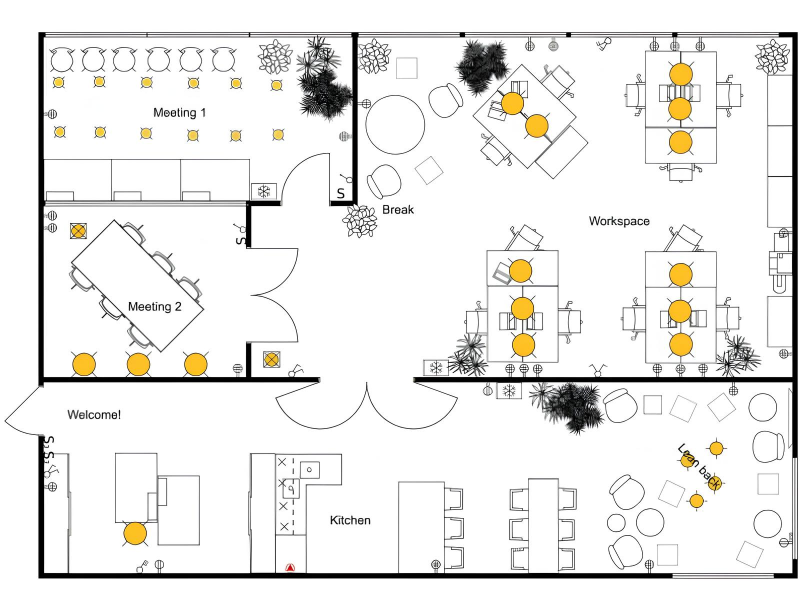
#> input picture datasets/clip/images/train/commercial-building-eletrical-plan.jpg, 1600 x 1200 px (shown at 1/2 size); its folder holds only this picture in this run
$ python augment_images.py
#> lines starting #> are read from the running program, lines starting #| are printed output that depends on the picture
import argparse
import hashlib
import sys
from pathlib import Path
import random

from PIL import Image, ImageOps, ImageFilter, ImageEnhance


def compute_sha256(file_path: Path, chunk_size: int = 1 << 20) -> str:
    """Return SHA-256 hex digest for the file at file_path."""
    sha256 = hashlib.sha256()
    with file_path.open("rb") as f:
        while True:
            data = f.read(chunk_size)
            if not data:
                break
            sha256.update(data)
    return sha256.hexdigest()


def discover_images(source_dirs: list[Path]) -> list[Path]:
    """Find image files under given directories, deduplicating by file hash."""
    supported_ext = {".jpg", ".jpeg", ".png", ".bmp", ".tif", ".tiff"}
    seen_hashes: set[str] = set()
    unique_paths: list[Path] = []
    for directory in source_dirs:
        for path in sorted(directory.rglob("*")):
            if not path.is_file():
                continue
            if path.suffix.lower() not in supported_ext:
                continue
            try:
                file_hash = compute_sha256(path)
            except Exception:
                continue
            if file_hash in seen_hashes:
                continue
            seen_hashes.add(file_hash)
            unique_paths.append(path)
    return unique_paths


def ensure_rgb(img: Image.Image) -> Image.Image:
    if img.mode in ("RGB", "RGBA"):
        if img.mode == "RGBA":
            return img.convert("RGB")
        return img
    return img.convert("RGB")


def augment_image(img: Image.Image) -> dict[str, Image.Image]:
    """Return a dict of operation name -> augmented PIL Image.

    Operations:
      - r90   : rotate 90° CCW
      - r180  : rotate 180°
      - r270  : rotate 270° CCW (90° CW)
      - flip_lr: left-right mirror
      - flip_ud: upside-down flip
      - blur  : Gaussian blur
      - sharpen: sharpen filter
      - bright: brightness increase
      - dark  : brightness decrease
      - contrast: contrast increase
      - sat   : saturation increase
      - desat : saturation decrease
    """
    img = ImageOps.exif_transpose(img)
    rgb = ensure_rgb(img)
    aug: dict[str, Image.Image] = {}

    # Geometric transforms
    aug["r90"] = rgb.rotate(90, expand=True)
    aug["r180"] = rgb.rotate(180, expand=True)
    aug["r270"] = rgb.rotate(270, expand=True)
    aug["flip_lr"] = ImageOps.mirror(rgb)
    aug["flip_ud"] = ImageOps.flip(rgb)

    # Blur transforms
    aug["blur"] = rgb.filter(ImageFilter.GaussianBlur(radius=1.5))
    aug["blur_heavy"] = rgb.filter(ImageFilter.GaussianBlur(radius=3.0))

    # Sharpening
    aug["sharpen"] = rgb.filter(ImageFilter.UnsharpMask(radius=1, percent=150, threshold=3))

    # Color/brightness transforms
    bright_enhancer = ImageEnhance.Brightness(rgb)
    aug["bright"] = bright_enhancer.enhance(1.3)
    aug["dark"] = bright_enhancer.enhance(0.7)

    contrast_enhancer = ImageEnhance.Contrast(rgb)
    aug["contrast"] = contrast_enhancer.enhance(1.3)

    color_enhancer = ImageEnhance.Color(rgb)
    aug["sat"] = color_enhancer.enhance(1.4)
    aug["desat"] = color_enhancer.enhance(0.6)

    # Combined transforms (rotation + blur, flip + brightness, etc.)
    aug["r90_blur"] = aug["r90"].filter(ImageFilter.GaussianBlur(radius=1.5))
    aug["flip_lr_bright"] = bright_enhancer.enhance(1.2)
    aug["r180_sharpen"] = aug["r180"].filter(ImageFilter.UnsharpMask(radius=1, percent=150, threshold=3))

    return aug


# [21 lines left out: function read_yolo_labels, not called in this run]


def _clamp01(v: float) -> float:
    return 0.0 if v < 0.0 else 1.0 if v > 1.0 else v


# [38 lines left out: function transform_box, not called in this run]


def save_augmented(
    source_image: Path,
    output_images: Path,
    output_labels: Path | None,
    label_sources: list[Path] | None,
) -> tuple[list[Path], list[Path]]:
    """Save augmented image variants and optional transformed label files.

    Returns (saved_image_paths, saved_label_paths).
    """
    saved_paths: list[Path] = []
    saved_label_paths: list[Path] = []
    try:
        with Image.open(source_image) as img:
            variants = augment_image(img)
    except Exception as e:
        print(f"Warning: failed to open {source_image}: {e}")
        return saved_paths, saved_label_paths

    stem = source_image.stem
    # find source label file if any
    src_label: Path | None = None
    if label_sources:
        for ls in label_sources:
            candidate = ls / f"{stem}.txt"
            if candidate.exists():
                src_label = candidate
                break
    src_boxes: list[tuple[int, float, float, float, float]] = []
    if src_label and src_label.exists():
        src_boxes = read_yolo_labels(src_label)

    for name, im in variants.items():
        out_name = f"{stem}__{name}.jpg"
        out_path = output_images / out_name
        if out_path.exists():
            continue
        try:
            im.save(out_path, format="JPEG", quality=95, subsampling=1, optimize=True)
            saved_paths.append(out_path)
        except Exception as e:
            print(f"Warning: failed to save {out_path}: {e}")
            continue

        # write transformed labels if available
        if output_labels is not None and src_boxes:
            out_label = output_labels / f"{stem}__{name}.txt"
            try:
                with out_label.open("w", encoding="utf-8") as f:
                    for box in src_boxes:
                        c, x2, y2, w2, h2 = transform_box(name, box)
                        f.write(f"{c} {x2:.6f} {y2:.6f} {w2:.6f} {h2:.6f}\n")
                saved_label_paths.append(out_label)
            except Exception as e:
                print(f"Warning: failed to write labels {out_label}: {e}")

    return saved_paths, saved_label_paths


def main() -> int:
    parser = argparse.ArgumentParser(
        description=(
            "Generate rotated/flipped variants of images and (optionally) matching YOLO labels."
        )
    )
    parser.add_argument(
        "--sources",
        nargs="*",
        default=["datasets/clip/images/train"],
        help="One or more source directories to scan for images.",
    )
    parser.add_argument(
        "--label-sources",
        nargs="*",
        default=["datasets/clip/labels/train", "datasets/clip/labels/val"],
        help=(
            "Optional label directories to read YOLO .txt files from (match by stem). "
            "If omitted or not found, labels are not written."
        ),
    )
    parser.add_argument(
        "--output-images",
        default="datasets/augmented/images",
        help="Directory to write augmented images into.",
    )
    parser.add_argument(
        "--output-labels",
        default="datasets/augmented/labels",
        help="Directory to write transformed YOLO labels into (if available).",
    )
    args = parser.parse_args()

    source_dirs = [Path(s).resolve() for s in args.sources]
    label_sources = [Path(s).resolve() for s in (args.label_sources or [])]
    output_images = Path(args.output_images).resolve()
    output_labels = Path(args.output_labels).resolve() if args.output_labels else None
    output_images.mkdir(parents=True, exist_ok=True)
    if output_labels is not None:
        output_labels.mkdir(parents=True, exist_ok=True)

    print("Scanning sources:")
    for d in source_dirs:
        print(f" - {d}")

    images = discover_images(source_dirs)
    if not images:
        print("No images found. Nothing to do.")
        return 0

    print(f"Found {len(images)} unique images. Generating augmentations...")
    total_saved = 0
    total_label_saved = 0
    for idx, src in enumerate(images, start=1):
        imgs, lbls = save_augmented(
            src,
            output_images,
            output_labels,
            label_sources,
        )
#> in save_augmented, img is the input picture: PIL image 1600x1200 RGB; mean R, G, B 236.4, 235.6, 233.4
#> in save_augmented, `variants = augment_image(img)`: variants = 16 items
#> the loop in save_augmented, `for name, im in variants.items():` made 16 passes
#> name on passes 1 to 12: 'r90', 'r180', 'r270', 'flip_lr', 'flip_ud', 'blur', 'blur_heavy', 'sharpen', 'bright', 'dark', 'contrast', 'sat'
#> pass 1, in save_augmented, `im.save(out_path, format="JPEG", quality=95, subsampling=1, optimize=T..`:
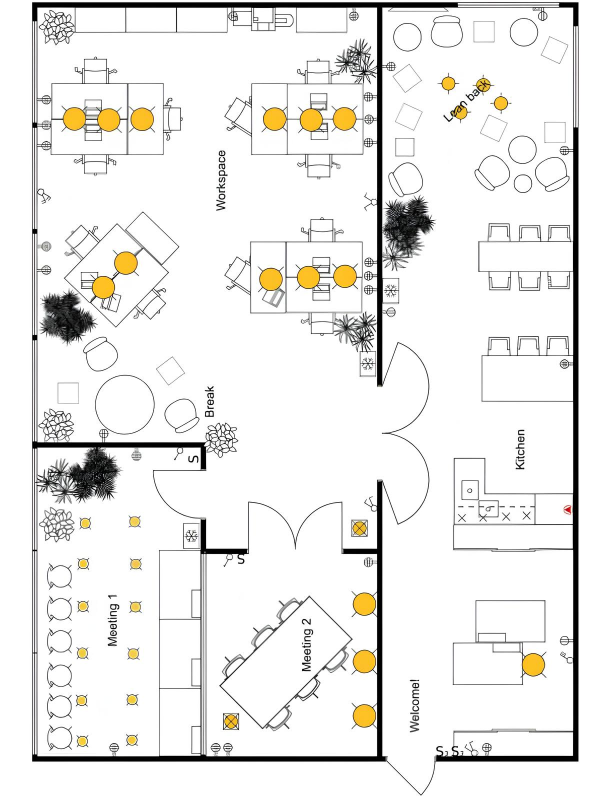
#> saved as commercial-building-eletrical-plan__r90.jpg: PIL image 1200x1600 RGB (shown at 1/2 size); mean R, G, B 236.4, 235.6, 233.4
#> pass 2, in save_augmented, `im.save(out_path, format="JPEG", quality=95, subsampling=1, optimize=T..`:
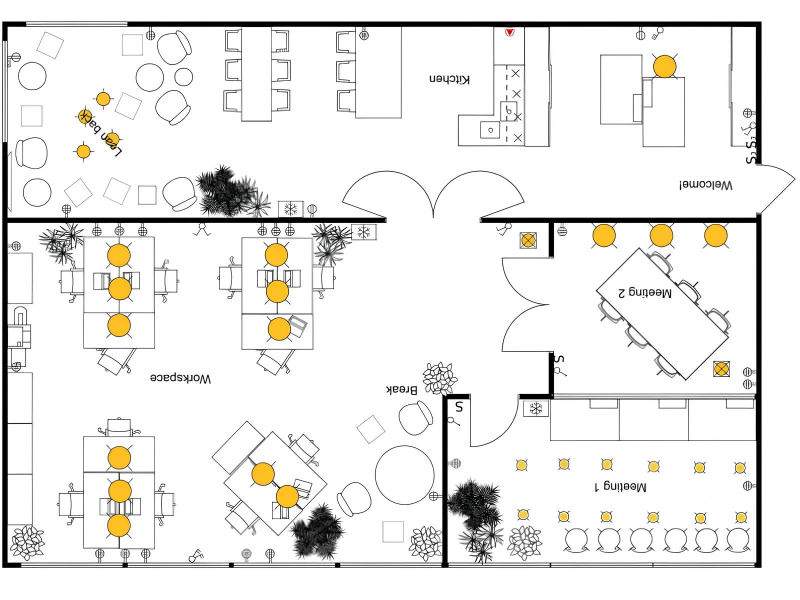
#> saved as commercial-building-eletrical-plan__r180.jpg: PIL image 1600x1200 RGB (shown at 1/2 size); mean R, G, B 236.4, 235.6, 233.4
#> after the loop in save_augmented, `for name, im in variants.items():`: saved_label_paths = []; saved_paths = 16 items
#> imgs = 16 items; lbls = []
        total_saved += len(imgs)
#> total_saved = 16
        total_label_saved += len(lbls)
#> total_label_saved = 0
        if idx % 10 == 0 or imgs or lbls:
            print(
                f"[{idx}/{len(images)}] {src.name}: +{len(imgs)} images, +{len(lbls)} labels"
            )
#| [1/1] commercial-building-eletrical-plan.jpg: +16 images, +0 labels

    print(f"Done. Wrote {total_saved} augmented images to {output_images}")
#| Done. Wrote 16 augmented images to datasets/augmented/images
    if output_labels is not None:
        print(f"Also wrote {total_label_saved} label files to {output_labels}")
#| Also wrote 0 label files to datasets/augmented/labels
    else:
        print("No label directory specified; only images were written.")
    return 0


if __name__ == "__main__":
    raise SystemExit(main())
#> (the program exits here)

$ run again, on datasets/clip/images/train/electrical-plan-measurements.jpg
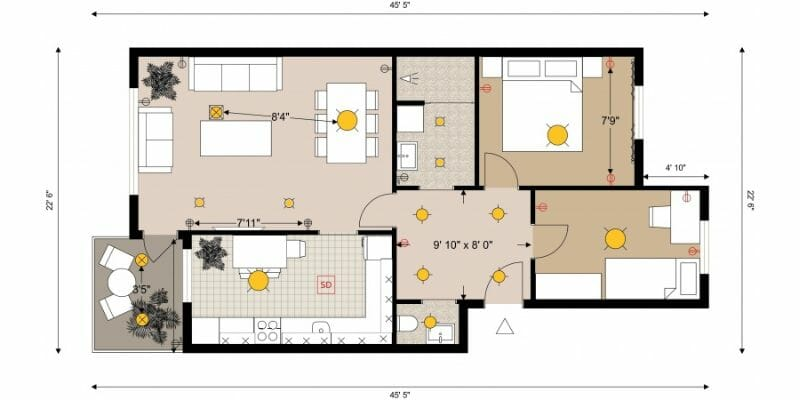
#> input picture datasets/clip/images/train/electrical-plan-measurements.jpg, 800 x 400 px
#> in save_augmented, img is the input picture: PIL image 800x400 RGB; mean R, G, B 223.3, 218.9, 212.5
#> variants = 16 items
#> the loop in save_augmented, `for name, im in variants.items():` made 16 passes
#> (name, out_name) on passes 1, 2, 3, 6, 9, 10, 12, 13: ('r90', 'electrical-plan-measurements__r90.jpg'), ('r180', 'electrical-plan-measurements__r180.jpg'), ('r270', 'electrical-plan-measurements__r270.jpg'), ('blur', 'electrical-plan-measurements__blur.jpg'), ('bright', 'electrical-plan-measurements__bright.jpg'), ('dark', 'electrical-plan-measurements__dark.jpg'), ('sat', 'electrical-plan-measurements__sat.jpg'), ('desat', 'electrical-plan-measurements__desat.jpg')
#> pass 1, in save_augmented, `im.save(out_path, format="JPEG", quality=95, subsampling=1, optimize=T..`:
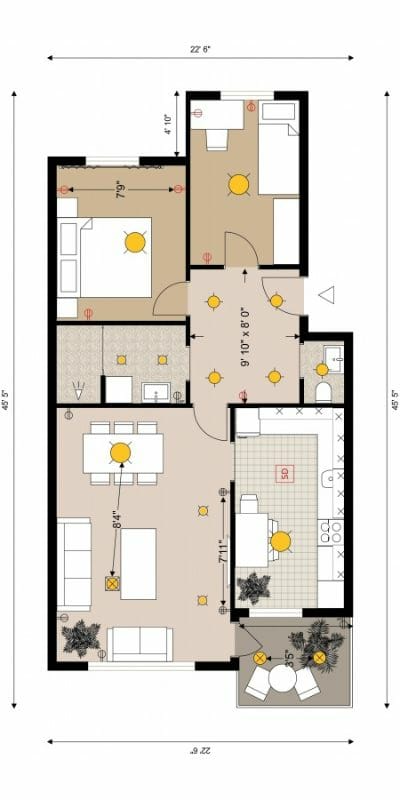
#> saved as electrical-plan-measurements__r90.jpg: PIL image 400x800 RGB; mean R, G, B 223.3, 218.9, 212.5
#> pass 2, in save_augmented, `im.save(out_path, format="JPEG", quality=95, subsampling=1, optimize=T..`:
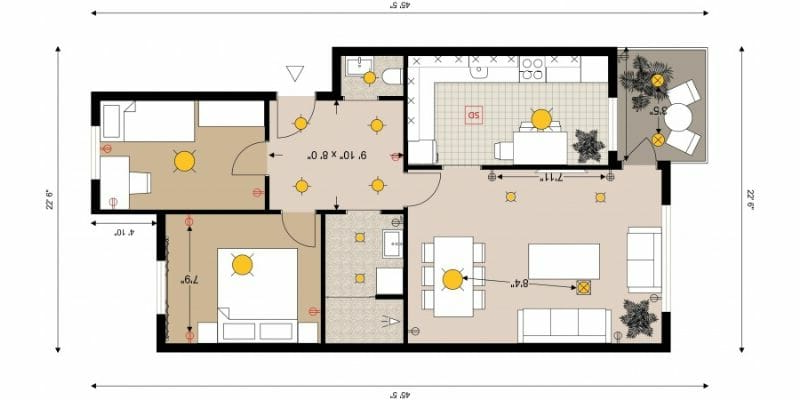
#> saved as electrical-plan-measurements__r180.jpg: PIL image 800x400 RGB; mean R, G, B 223.3, 218.9, 212.5
#> after the loop in save_augmented, `for name, im in variants.items():`: saved_label_paths = []; saved_paths = 16 items
#> lbls = []
#> total_saved = 16
#> total_label_saved = 0
#| [1/1] electrical-plan-measurements.jpg: +16 images, +0 labels
#| Done. Wrote 16 augmented images to datasets/augmented/images
#| Also wrote 0 label files to datasets/augmented/labels

$ run again, on datasets/clip/images/train/electrical-plan-bedroom.jpg
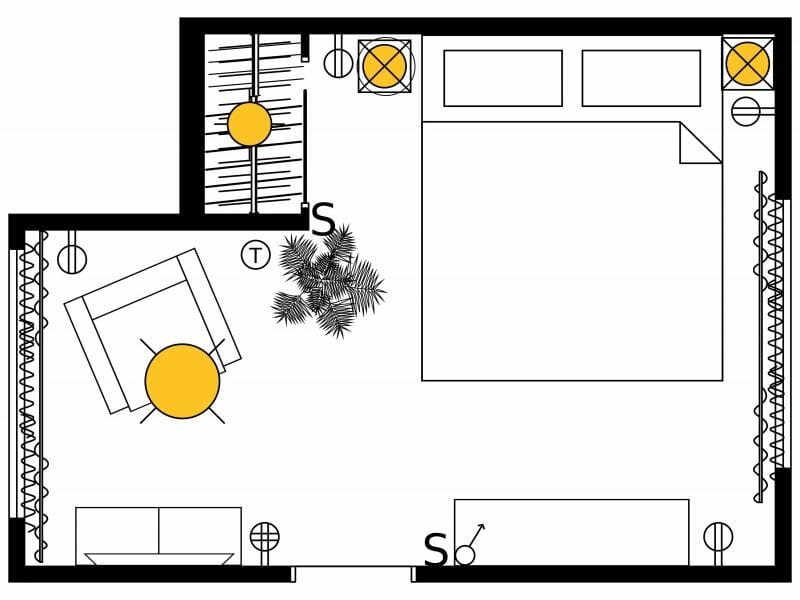
#> input picture datasets/clip/images/train/electrical-plan-bedroom.jpg, 800 x 600 px
#> in save_augmented, img is the input picture: PIL image 800x600 RGB; mean R, G, B 219.7, 218.8, 216.3
#> variants = 16 items
#> the loop in save_augmented, `for name, im in variants.items():` made 16 passes
#> (name, out_name) on passes 1 to 7: ('r90', 'electrical-plan-bedroom__r90.jpg'), ('r180', 'electrical-plan-bedroom__r180.jpg'), ('r270', 'electrical-plan-bedroom__r270.jpg'), ('flip_lr', 'electrical-plan-bedroom__flip_lr.jpg'), ('flip_ud', 'electrical-plan-bedroom__flip_ud.jpg'), ('blur', 'electrical-plan-bedroom__blur.jpg'), ('blur_heavy', 'electrical-plan-bedroom__blur_heavy.jpg')
#> pass 1, in save_augmented, `im.save(out_path, format="JPEG", quality=95, subsampling=1, optimize=T..`:
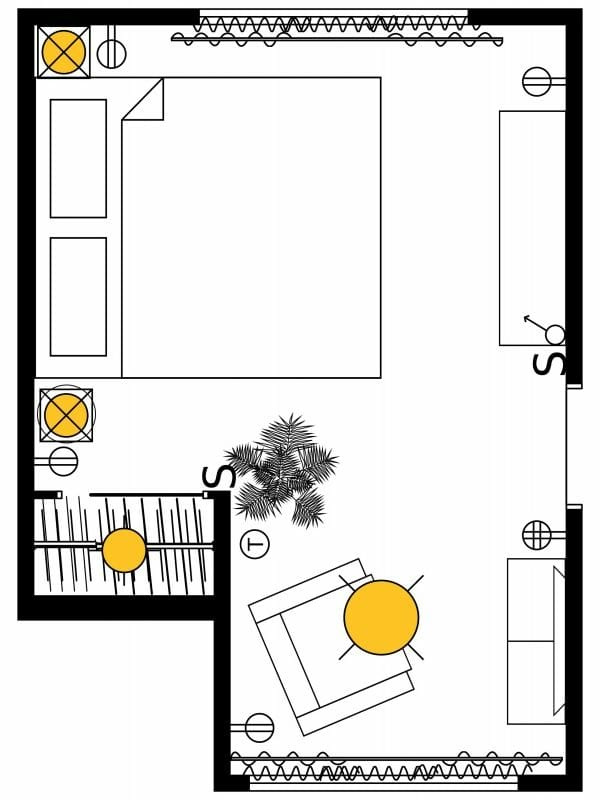
#> saved as electrical-plan-bedroom__r90.jpg: PIL image 600x800 RGB; mean R, G, B 219.7, 218.8, 216.3
#> pass 2, in save_augmented, `im.save(out_path, format="JPEG", quality=95, subsampling=1, optimize=T..`:
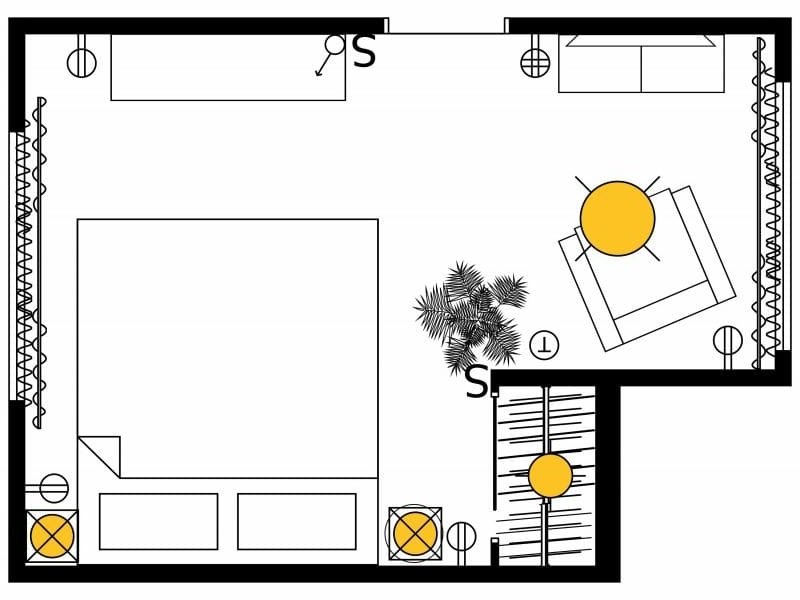
#> saved as electrical-plan-bedroom__r180.jpg: PIL image 800x600 RGB; mean R, G, B 219.7, 218.8, 216.3
#> after the loop in save_augmented, `for name, im in variants.items():`: saved_label_paths = []; saved_paths = 16 items
#> lbls = []
#> total_saved = 16
#> total_label_saved = 0
#| [1/1] electrical-plan-bedroom.jpg: +16 images, +0 labels
#| Done. Wrote 16 augmented images to datasets/augmented/images
#| Also wrote 0 label files to datasets/augmented/labels
